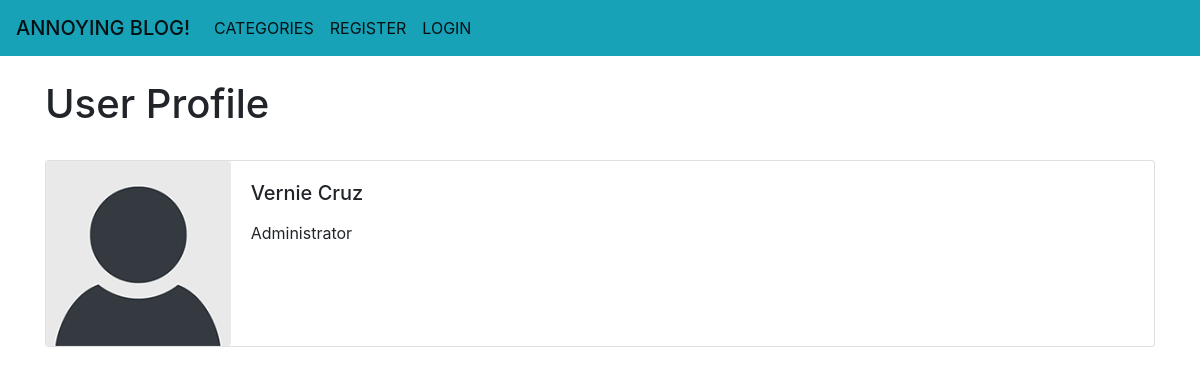
/members/1/profile/, run on the app's committed database.
### myblog/models.py (models this page shows, shortened)
class Profile(models.Model):
	user = models.OneToOneField(User, null=True, on_delete=models.CASCADE)
	bio = models.TextField()
	profile_pic = models.ImageField(null=True, blank=True, upload_to="images/profile/")
	website_url = models.CharField(max_length=255, null=True, blank=True)
	facebook_url = models.CharField(max_length=255, null=True, blank=True)
	twitter_url = models.CharField(max_length=255, null=True, blank=True)
	instagram_url = models.CharField(max_length=255, null=True, blank=True)
	pinterest_url = models.CharField(max_length=255, null=True, blank=True)

### members/views.py (the view)
# urls.py: path('<int:pk>/profile/', ShowProfilePageView.as_view(), name='show_profile_page'),
class ShowProfilePageView(DetailView):
	model = Profile
	template_name = 'registration/user_profile.html'
	def get_context_data(self, *args, **kwargs):
		context = super(ShowProfilePageView, self).get_context_data(*args, **kwargs)
		page_user = get_object_or_404(Profile, id=self.kwargs['pk'])
		context["page_user"] = page_user
		return context

### members/templates/registration/user_profile.html (shortened to what this page needs)
{% extends 'base.html' %}
{% load static %}
{% block content %}
<h1>User Profile</h1>
<br/>
<div class="card mb-3">
  <div class="row no-gutters">
    <div class="col-md-2">
{% if page_user.profile_pic %}
      <img src="{{ page_user.profile_pic.url }}" class="card-img">
{% else %}
	<img src="{% static 'theblog/images/default_profile_pic.png' %}" class="card-img">
{% endif %}
    </div>
    <div class="col-md-10">
      <div class="card-body">
        <h5 class="card-title">
        	{{ page_user.user.first_name }}
			{{ page_user.user.last_name }}
		</h5>
<p class="card-text">
        	{{ page_user.bio }}
        </p>
      </div>
    </div>
  </div>
</div>
<br/><br/>
{% endblock %}

### data on the page
Profile: user.first_name "Vernie", user.last_name "Cruz", bio "Administrator"
